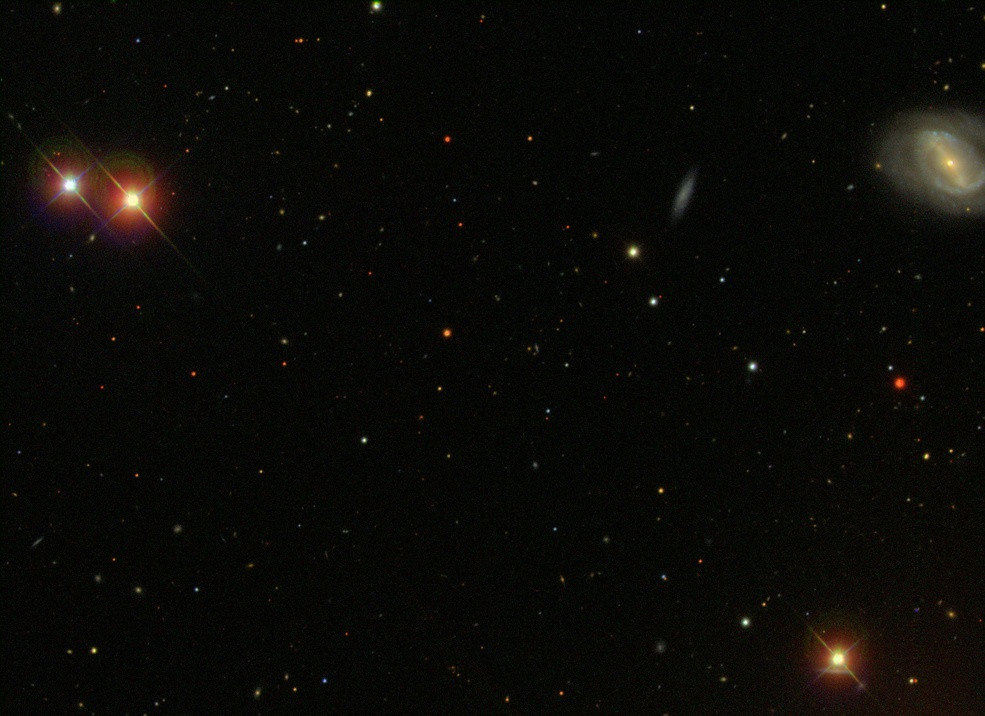
#> input picture Students/George/FitsData/M40_Full.jpg, 985 x 716 px, shrunk from 2048 x 1489 before the run; its folder holds only this picture in this run
$ jupyter execute --allow-errors 'Final Project.ipynb'
#> lines starting #> are read from the running program, lines starting #| are printed output that depends on the picture
#> the sliders are set to x = M40, g = g, b = g
# SDSS ugriz Image Visualizer

This tool takes SDSS ugriz photometric image files and allows you to view 3 different bands with adjustable intensities. The r band is chosen as the fixed band around which the other bands are aligned; two other bands can be chosen for compilation for the image.

[cell 1]
from astropy.io import fits
import matplotlib.pyplot as plt
from matplotlib.colors import LogNorm
from astropy.visualization import make_lupton_rgb
import ipywidgets as widgets
from ipywidgets import interact
import astropy as py
import numpy as np
from astropy.modeling import models as amod
from astropy.modeling import fitting as afit
from astropy.modeling import functional_models as fm
import reproject as rp
import matplotlib.image as mpimg
import cv2

A small catalog of Messier Objects have been assembled and can be chosen through a dropdown menu
Two bands can be chosen from u, g, i, and z (be sure to choose two different ones)

[cell 2]
# create a function to read in the stored files based on the selection of the object and ugriz bands

def ReadFiles(x,g,b):
#> called with x = 'M40', g = 'g', b = 'g'
    global rBand, arrayG, arrayB, img

    img=mpimg.imread('./FitsData/'+x+'_Full.jpg')
#> img is the input picture: shape (716, 985, 3); mean R, G, B 10.8, 10.1, 6.8
    img=cv2.flip(img, 0)
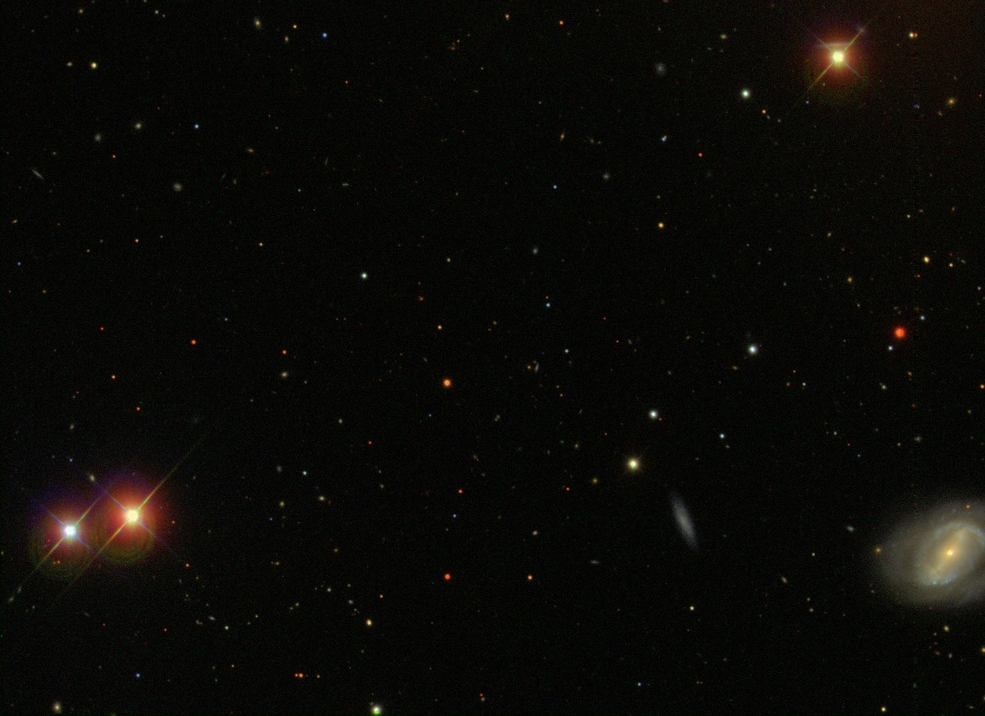
#> img: shape (716, 985, 3); mean R, G, B 10.8, 10.1, 6.8
#> the sliders are set to R = 1, G = 1, B = 1, continuous_update = False
#> the sliders are set to R = 1, G = 1, B = 1, continuous_update = False
    rBand = fits.getdata('./FitsData/'+x+'r.fits.bz2').astype(float)
    r0 = fits.open('./FitsData/'+x+'r.fits.bz2', hdu=0)
    g0 = fits.open('./FitsData/'+x+g+'.fits.bz2', hdu=0)
    b0 = fits.open('./FitsData/'+x+b+'.fits.bz2', hdu=0)
    arrayG, footprintG = rp.reproject_interp(g0,r0[0].header)
    arrayB, footprintB = rp.reproject_interp(b0,r0[0].header)

MessList = ['M40','M51','M61','M63','M64','M76','M81','M88','M95','M97']
CList=['g','u','i','z']

#> (the rest of this cell did not finish here and is left out)
